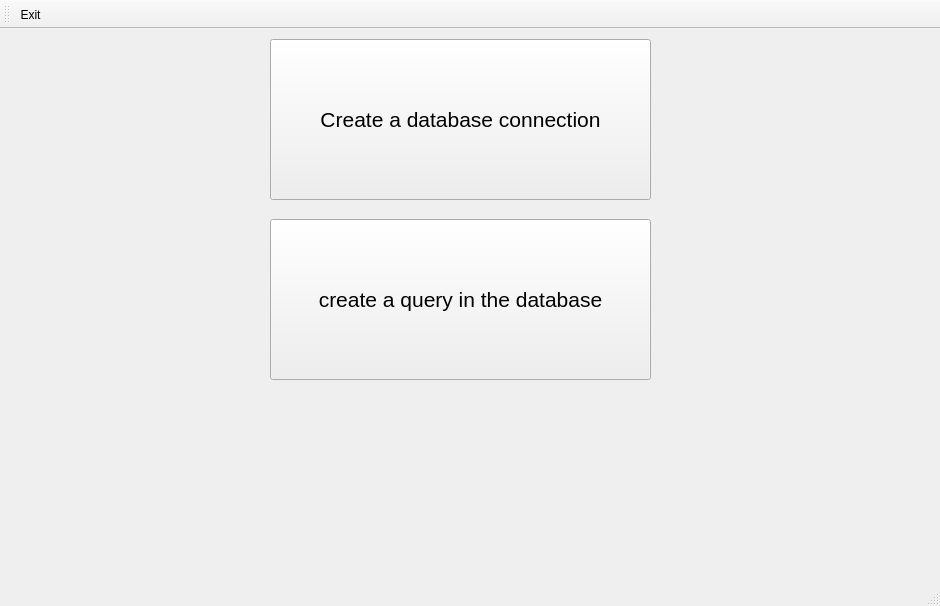
<?xml version="1.0" encoding="UTF-8"?>
<ui version="4.0">
 <class>MainWindow</class>
 <widget class="QMainWindow" name="MainWindow">
  <property name="geometry">
   <rect>
    <x>0</x>
    <y>0</y>
    <width>940</width>
    <height>606</height>
   </rect>
  </property>
  <property name="windowTitle">
   <string>MainWindow</string>
  </property>
  <widget class="QWidget" name="centralwidget">
   <widget class="QLabel" name="LinkDatabase">
    <property name="geometry">
     <rect>
      <x>290</x>
      <y>120</y>
      <width>261</width>
      <height>111</height>
     </rect>
    </property>
    <property name="text">
     <string/>
    </property>
   </widget>
   <widget class="QPushButton" name="createLinkDB">
    <property name="geometry">
     <rect>
      <x>270</x>
      <y>10</y>
      <width>381</width>
      <height>161</height>
     </rect>
    </property>
    <property name="font">
     <font>
      <pointsize>16</pointsize>
     </font>
    </property>
    <property name="text">
     <string>Create a database connection</string>
    </property>
   </widget>
   <widget class="QPushButton" name="query">
    <property name="geometry">
     <rect>
      <x>270</x>
      <y>190</y>
      <width>381</width>
      <height>161</height>
     </rect>
    </property>
    <property name="font">
     <font>
      <pointsize>16</pointsize>
     </font>
    </property>
    <property name="text">
     <string>create a query in the database</string>
    </property>
   </widget>
  </widget>
  <widget class="QMenuBar" name="menubar">
   <property name="geometry">
    <rect>
     <x>0</x>
     <y>0</y>
     <width>940</width>
     <height>26</height>
    </rect>
   </property>
  </widget>
  <widget class="QStatusBar" name="statusbar"/>
  <widget class="QToolBar" name="toolBar">
   <property name="windowTitle">
    <string>toolBar</string>
   </property>
   <attribute name="toolBarArea">
    <enum>TopToolBarArea</enum>
   </attribute>
   <attribute name="toolBarBreak">
    <bool>false</bool>
   </attribute>
   <addaction name="actionExit"/>
  </widget>
  <action name="actionExit">
   <property name="icon">
    <iconset theme="QIcon::ThemeIcon::ApplicationExit"/>
   </property>
   <property name="text">
    <string>Exit</string>
   </property>
   <property name="toolTip">
    <string>Exit</string>
   </property>
   <property name="menuRole">
    <enum>QAction::MenuRole::NoRole</enum>
   </property>
  </action>
 </widget>
 <resources/>
 <connections>
  <connection>
   <sender>actionExit</sender>
   <signal>triggered()</signal>
   <receiver>MainWindow</receiver>
   <slot>close()</slot>
   <hints>
    <hint type="sourcelabel">
     <x>-1</x>
     <y>-1</y>
    </hint>
    <hint type="destinationlabel">
     <x>469</x>
     <y>302</y>
    </hint>
   </hints>
  </connection>
 </connections>
</ui>
